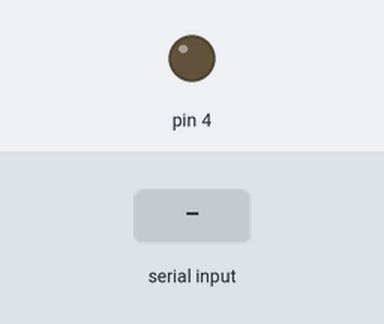
A sketch run on a simulated Arduino Uno, built with avr-gcc and run on an emulated ATmega328P. Shown: output pins drawn as LEDs (lit = HIGH). The test bench sets the inputs (shaded band).

Above: at 1.2 s.
1.3 s: "1" received over Serial
At 2.4 s:
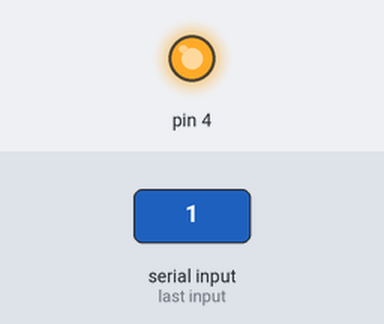
2.8 s: "0" received over Serial
At 3.6 s:
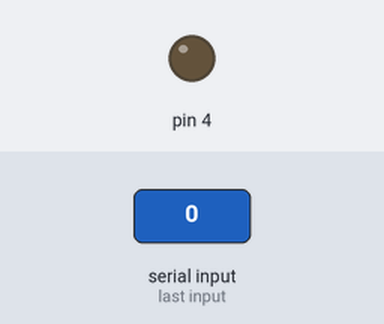
Timing chart, 0 to 5.8 s (numbered marks = the images above; inputs shaded):
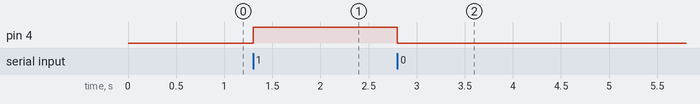

The sketch:

testFixtureArduino.ino
```cpp
void setup(){
  Serial.begin(115200);
  pinMode(4,OUTPUT);
  digitalWrite(4,LOW);
}

char OPEN_COMMAND = '0';
char CLOSE_COMMAND = '1';

void loop(){
  char readIn;
  while(1){
     readIn = (char)Serial.read();
     if(readIn==OPEN_COMMAND)
        digitalWrite(4,LOW);
     if(readIn==CLOSE_COMMAND)
        digitalWrite(4,HIGH);
  }
}
```

Measured:
- after the input at 1.3 s, pin 4: LOW → HIGH at once
- after the input at 2.8 s, pin 4: HIGH → LOW at once
